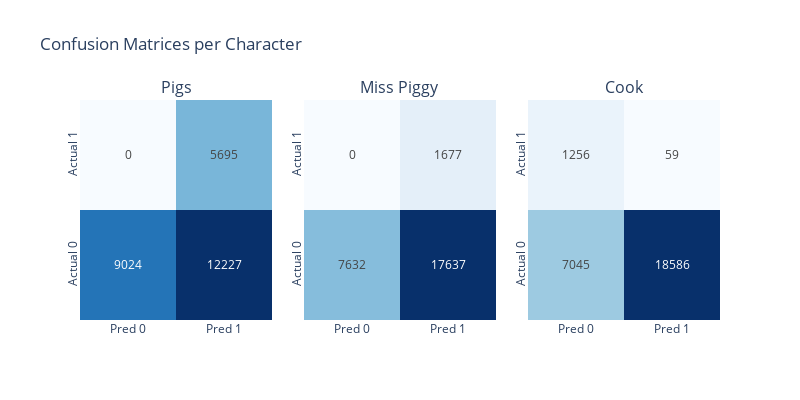
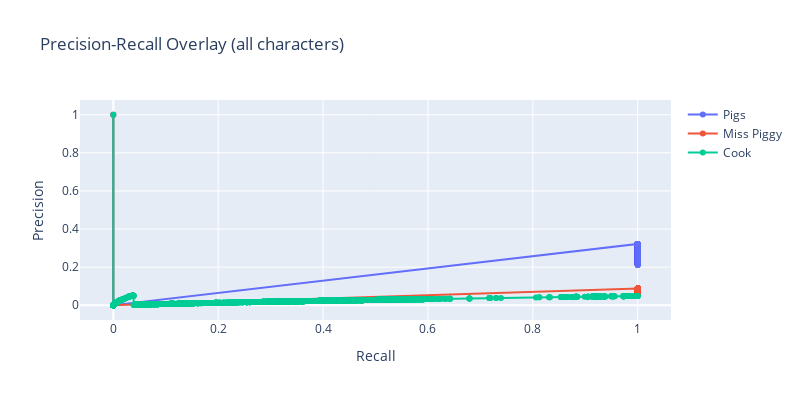
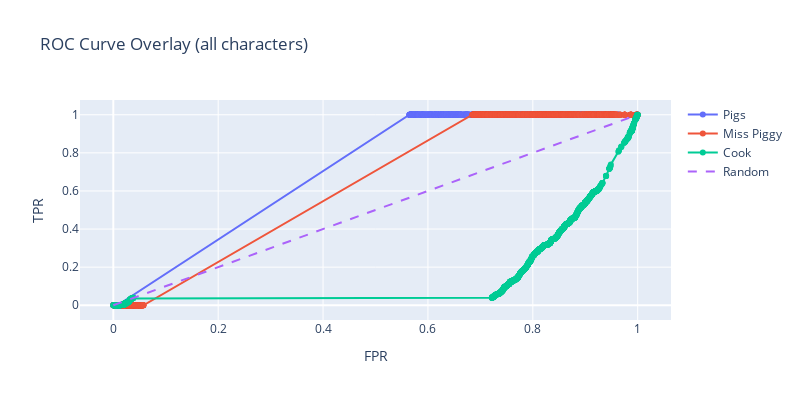

Notebook code cell kept with these figures, in order:
### Markdown cell above
## SVM

### Code cell
svm_metrics, svm_overall_map = eval.evaluate_multiclass(
    y_true_df=y_true_df,     # ground truth labels
    y_pred_df=y_pred_df,     # contains *_present and *_score
    characters=SIM2_CHARACTER_LABEL_COLS
)

### Figure 1 — Plotly figure (JSON) as saved in the notebook; plotly's stock layout.template omitted (floating-point values rounded to 4 significant figures)
{"data": [{"colorscale": [[0, "rgb(247,251,255)"], [0.125, "rgb(222,235,247)"], [0.25, "rgb(198,219,239)"], [0.375, "rgb(158,202,225)"], [0.5, "rgb(107,174,214)"], [0.625, "rgb(66,146,198)"], [0.75, "rgb(33,113,181)"], [0.875, "rgb(8,81,156)"], [1, "rgb(8,48,107)"]], "showscale": false, "text": [["9024", "12227"], ["0", "5695"]], "texttemplate": "%{text}", "type": "heatmap", "x": ["Pred 0", "Pred 1"], "xaxis": "x", "y": ["Actual 0", "Actual 1"], "yaxis": "y", "z": [[9024, 12227], [0, 5695]]}, {"colorscale": [[0, "rgb(247,251,255)"], [0.125, "rgb(222,235,247)"], [0.25, "rgb(198,219,239)"], [0.375, "rgb(158,202,225)"], [0.5, "rgb(107,174,214)"], [0.625, "rgb(66,146,198)"], [0.75, "rgb(33,113,181)"], [0.875, "rgb(8,81,156)"], [1, "rgb(8,48,107)"]], "showscale": false, "text": [["7632", "17637"], ["0", "1677"]], "texttemplate": "%{text}", "type": "heatmap", "x": ["Pred 0", "Pred 1"], "xaxis": "x2", "y": ["Actual 0", "Actual 1"], "yaxis": "y2", "z": [[7632, 17637], [0, 1677]]}, {"colorscale": [[0, "rgb(247,251,255)"], [0.125, "rgb(222,235,247)"], [0.25, "rgb(198,219,239)"], [0.375, "rgb(158,202,225)"], [0.5, "rgb(107,174,214)"], [0.625, "rgb(66,146,198)"], [0.75, "rgb(33,113,181)"], [0.875, "rgb(8,81,156)"], [1, "rgb(8,48,107)"]], "showscale": false, "text": [["7045", "18586"], ["1256", "59"]], "texttemplate": "%{text}", "type": "heatmap", "x": ["Pred 0", "Pred 1"], "xaxis": "x3", "y": ["Actual 0", "Actual 1"], "yaxis": "y3", "z": [[7045, 18586], [1256, 59]]}], "layout": {"annotations": [{"font": {"size": 16}, "showarrow": false, "text": "Pigs", "x": 0.15, "xanchor": "center", "xref": "paper", "y": 1, "yanchor": "bottom", "yref": "paper"}, {"font": {"size": 16}, "showarrow": false, "text": "Miss Piggy", "x": 0.5, "xanchor": "center", "xref": "paper", "y": 1, "yanchor": "bottom", "yref": "paper"}, {"font": {"size": 16}, "showarrow": false, "text": "Cook", "x": 0.85, "xanchor": "center", "xref": "paper", "y": 1, "yanchor": "bottom", "yref": "paper"}], "height": 400, "showlegend": false, "title": {"text": "Confusion Matrices per Character"}, "width": 800, "xaxis": {"anchor": "y", "domain": [0, 0.3]}, "xaxis2": {"anchor": "y2", "domain": [0.35, 0.65]}, "xaxis3": {"anchor": "y3", "domain": [0.7, 1]}, "yaxis": {"anchor": "x", "domain": [0, 1], "tickangle": -90}, "yaxis2": {"anchor": "x2", "domain": [0, 1], "tickangle": -90}, "yaxis3": {"anchor": "x3", "domain": [0, 1], "tickangle": -90}}}

### Figure 2 — Plotly figure (JSON) as saved in the notebook; plotly's stock layout.template omitted (floating-point values rounded to 4 significant figures; data arrays with more than 128 entries replaced by an {"elided": "..."} marker saying what was removed)
{"data": [{"mode": "lines+markers", "name": "Pigs", "type": "scatter", "x": {"elided": "3276 float values"}, "y": {"elided": "3276 float values"}}, {"mode": "lines+markers", "name": "Miss Piggy", "type": "scatter", "x": {"elided": "4303 float values"}, "y": {"elided": "4303 float values"}}, {"mode": "lines+markers", "name": "Cook", "type": "scatter", "x": {"elided": "3419 float values"}, "y": {"elided": "3419 float values"}}], "layout": {"height": 400, "title": {"text": "Precision-Recall Overlay (all characters)"}, "width": 800, "xaxis": {"title": {"text": "Recall"}}, "yaxis": {"title": {"text": "Precision"}}}}

### Figure 3 — Plotly figure (JSON) as saved in the notebook; plotly's stock layout.template omitted (floating-point values rounded to 4 significant figures; data arrays with more than 128 entries replaced by an {"elided": "..."} marker saying what was removed)
{"data": [{"mode": "lines+markers", "name": "Pigs", "type": "scatter", "x": {"elided": "1933 float values"}, "y": {"elided": "1933 float values"}}, {"mode": "lines+markers", "name": "Miss Piggy", "type": "scatter", "x": {"elided": "2110 float values"}, "y": {"elided": "2110 float values"}}, {"mode": "lines+markers", "name": "Cook", "type": "scatter", "x": {"elided": "2220 float values"}, "y": {"elided": "2220 float values"}}, {"line": {"dash": "dash"}, "mode": "lines", "name": "Random", "type": "scatter", "x": [0, 1], "y": [0, 1]}], "layout": {"height": 400, "title": {"text": "ROC Curve Overlay (all characters)"}, "width": 800, "xaxis": {"title": {"text": "FPR"}}, "yaxis": {"title": {"text": "TPR"}}}}
